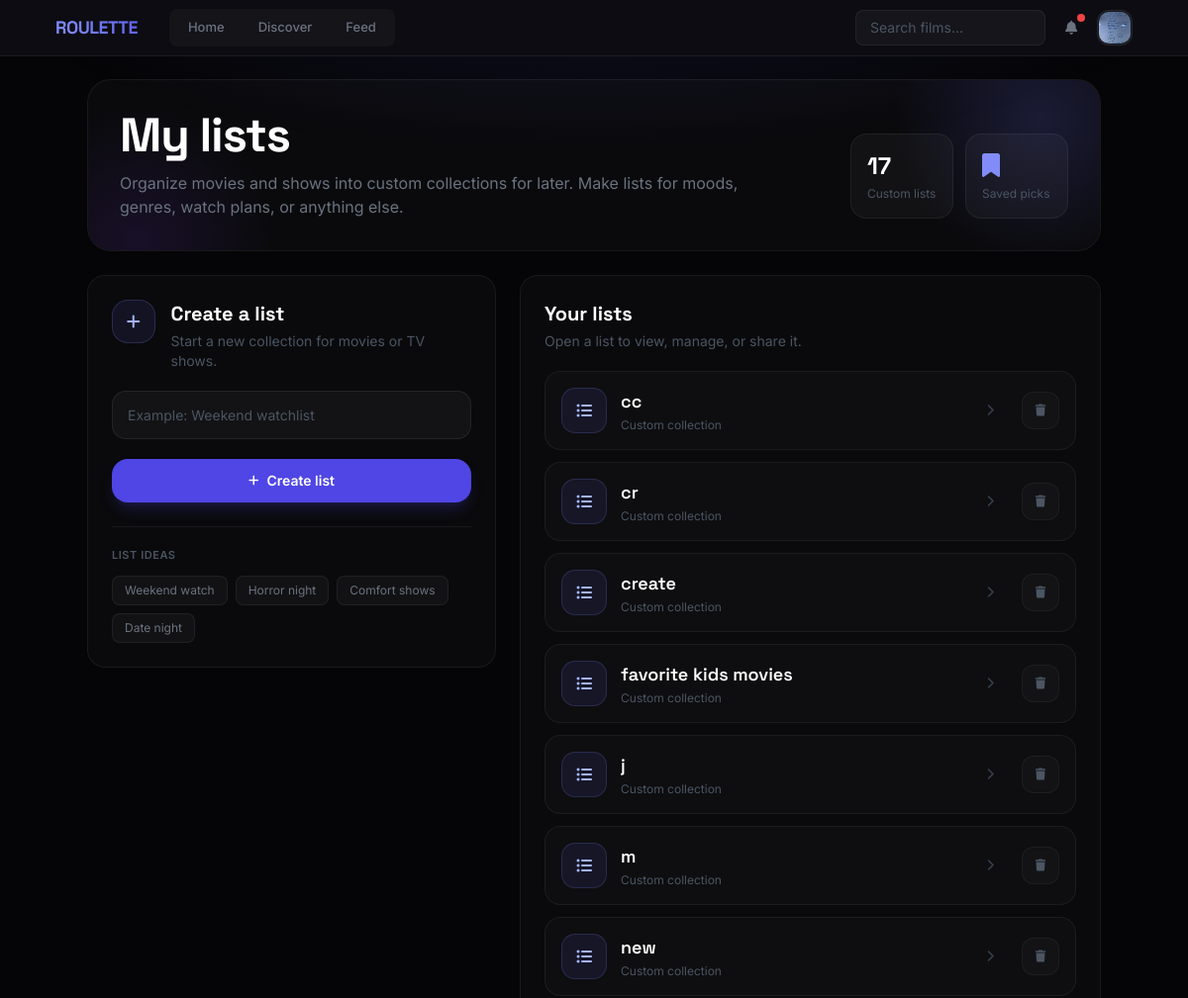
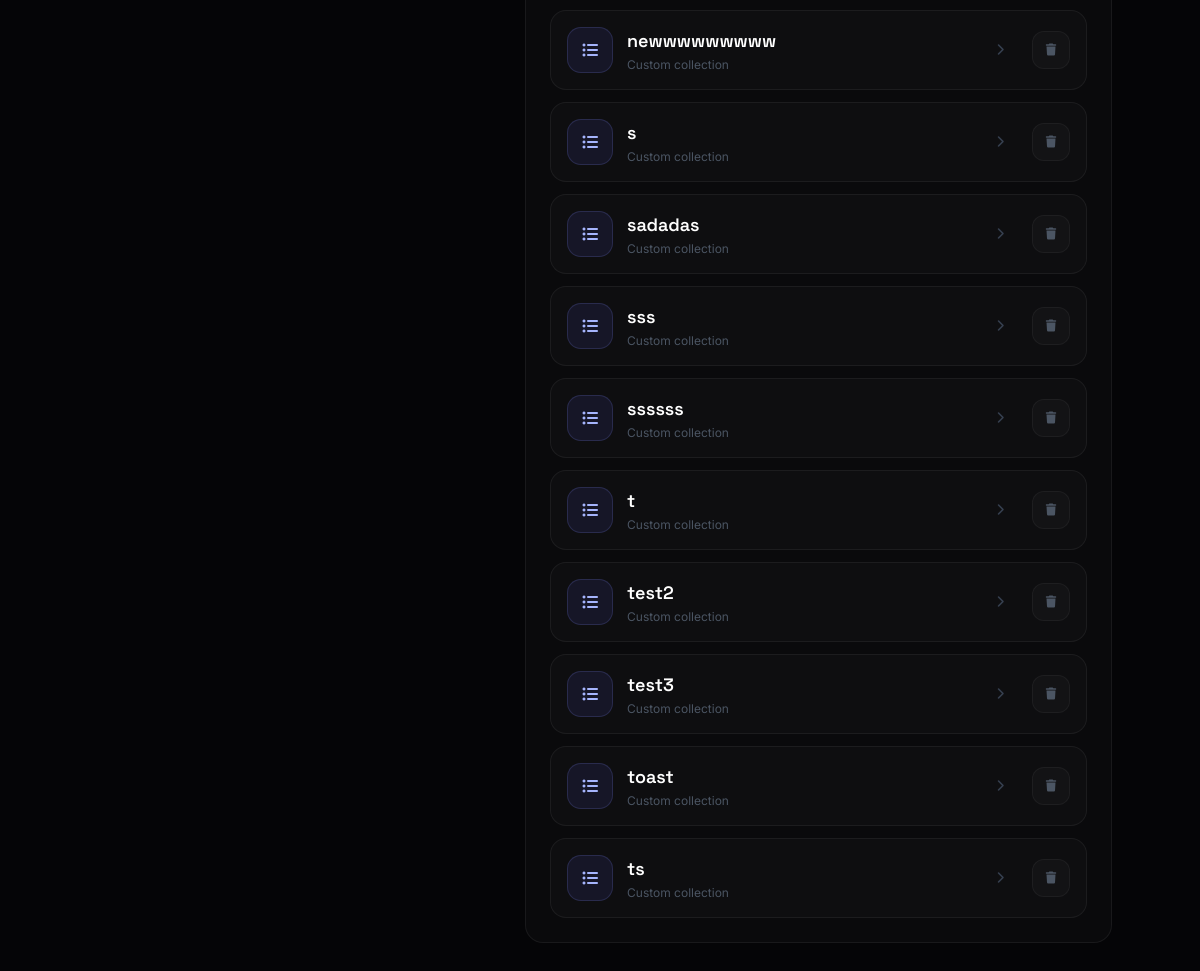
Screenshot of /lists/ (signed in) with the database file from the repository (2 pictures, top to bottom).
### users/models.py (models this page shows, shortened)
class Profile(models.Model):
    user = models.OneToOneField(settings.AUTH_USER_MODEL, on_delete=models.CASCADE)
    is_favorites_private = models.BooleanField(default=False)
    bio = models.TextField(max_length=500, blank=True)
    image = models.ImageField(default='default.jpg', upload_to='profile_pics')

### roulette/models.py (models this page shows, shortened)
class UserList(models.Model):
    user = models.ForeignKey(settings.AUTH_USER_MODEL, on_delete=models.CASCADE, related_name='custom_lists')
    name = models.CharField(max_length=100)
    description = models.TextField(blank=True, null=True, max_length=500, help_text="Optional: Describe your list.")
    is_public = models.BooleanField(default=True, help_text="Make this list viewable by others?")
    created_at = models.DateTimeField(auto_now_add=True)
    updated_at = models.DateTimeField(auto_now=True)
    class Meta:
        unique_together = ('user', 'name')
        ordering = ['name']

### roulette/views.py (the view)
# urls.py: path('lists/', views.list_all_lists_view, name='list_all'),        # Page to view/create lists
@login_required
def list_all_lists_view(request):
    user_lists = UserList.objects.filter(user=request.user)
    form = UserListForm()
    context = {
        'lists': user_lists,
        'form': form,
    }
    return render(request, 'roulette/list_all.html', context)

### roulette/context_processors.py (called while the page is built)
def unread_notifications_count(request):
    if request.user.is_authenticated:
        count = Notification.objects.filter(recipient=request.user, read=False).count()
        return {'unread_notifications_count': count}
    return {'unread_notifications_count': 0} # Return 0 if user is not logged in

### roulette/templates/roulette/list_all.html (shortened to what this page needs)
{% extends 'roulette/base.html' %}
{% block content %}
<div class="max-w-5xl mx-auto">
    <section class="list-hero p-6 md:p-8 mb-6">
        <div class="relative z-10 flex flex-col md:flex-row md:items-end md:justify-between gap-6">
            <div>
                <h1 class="font-display text-4xl md:text-5xl font-bold tracking-tight text-white mb-3">
                    My lists
                </h1>
                <p class="text-gray-500 text-sm md:text-base max-w-2xl leading-relaxed">
                    Organize movies and shows into custom collections for later. Make lists for moods, genres, watch plans, or anything else.
                </p>
            </div>
            <div class="grid grid-cols-2 gap-3 min-w-[220px]">
                <div class="rounded-2xl bg-white/[0.035] border border-white/[0.06] p-4">
                    <p class="font-display text-2xl font-bold text-white">{{ lists|length }}</p>
                    <p class="text-xs text-gray-600 mt-1">Custom list{{ lists|length|pluralize }}</p>
                </div>
                <div class="rounded-2xl bg-white/[0.035] border border-white/[0.06] p-4">
                    <p class="font-display text-2xl font-bold text-white">
                        <i class="fas fa-bookmark text-indigo-400"></i>
                    </p>
                    <p class="text-xs text-gray-600 mt-1">Saved picks</p>
                </div>
            </div>
        </div>
    </section>
    <div class="grid grid-cols-1 lg:grid-cols-[0.95fr_1.35fr] gap-6">
        <section class="create-panel p-5 md:p-6 h-fit">
            <div class="flex items-start gap-4 mb-5">
                <div class="w-11 h-11 rounded-2xl bg-indigo-500/10 border border-indigo-400/20 flex items-center justify-center text-indigo-300">
                    <i class="fas fa-plus"></i>
                </div>
                <div>
                    <h2 class="font-display text-xl font-bold text-white">Create a list</h2>
                    <p class="text-sm text-gray-600 mt-1">
                        Start a new collection for movies or TV shows.
                    </p>
                </div>
            </div>
            <form id="create-list-form" action="{% url 'roulette:list_create' %}" method="POST" class="space-y-3">
                <div>
                    {{ form.name }}
                </div>
                <button type="submit"
                        class="w-full inline-flex items-center justify-center gap-2 bg-indigo-600 hover:bg-indigo-500 text-white font-semibold py-3 px-5 rounded-2xl text-sm transition-all shadow-lg shadow-indigo-600/20 hover:shadow-indigo-500/30 hover:-translate-y-0.5 disabled:opacity-60 disabled:cursor-wait disabled:hover:translate-y-0">
                    <i class="fas fa-plus text-xs"></i>
                    Create list
                </button>
            </form>
            <div class="mt-6 pt-5 border-t border-white/[0.06]">
                <h3 class="text-[11px] text-gray-600 uppercase tracking-wider font-semibold mb-3">
                    List ideas
                </h3>
                <div class="flex flex-wrap gap-2">
                    <button type="button" class="list-suggestion px-3 py-1.5 rounded-lg bg-white/[0.035] border border-white/[0.06] text-xs text-gray-500 hover:text-gray-300 hover:bg-white/[0.05] transition-colors">
                        Weekend watch
                    </button>
                    <button type="button" class="list-suggestion px-3 py-1.5 rounded-lg bg-white/[0.035] border border-white/[0.06] text-xs text-gray-500 hover:text-gray-300 hover:bg-white/[0.05] transition-colors">
                        Horror night
                    </button>
                    <button type="button" class="list-suggestion px-3 py-1.5 rounded-lg bg-white/[0.035] border border-white/[0.06] text-xs text-gray-500 hover:text-gray-300 hover:bg-white/[0.05] transition-colors">
                        Comfort shows
                    </button>
                    <button type="button" class="list-suggestion px-3 py-1.5 rounded-lg bg-white/[0.035] border border-white/[0.06] text-xs text-gray-500 hover:text-gray-300 hover:bg-white/[0.05] transition-colors">
                        Date night
                    </button>
                </div>
            </div>
        </section>
        <section class="lists-panel p-5 md:p-6">
            <div class="flex flex-col sm:flex-row sm:items-center sm:justify-between gap-3 mb-5">
                <div>
                    <h2 class="font-display text-xl font-bold text-white">Your lists</h2>
                    <p class="text-sm text-gray-600 mt-1">
                        Open a list to view, manage, or share it.
                    </p>
                </div>
            </div>
            <div id="user-lists-container" class="space-y-3">
                {% for list in lists %}
                    <div class="user-list-item" data-list-id="{{ list.id }}">
                        <a href="{% url 'roulette:list_detail' list_id=list.id %}" class="list-icon-box">
                            <i class="fas fa-list-ul"></i>
                        </a>
                        <a href="{% url 'roulette:list_detail' list_id=list.id %}" class="min-w-0 flex-1 list-name group">
                            <span class="block font-display text-lg font-semibold text-white truncate group-hover:text-indigo-300 transition-colors">
                                {{ list.name }}
                            </span>
                            <span class="block text-xs text-gray-600 mt-0.5">
                                Custom collection
                            </span>
                        </a>
                        <a href="{% url 'roulette:list_detail' list_id=list.id %}"
                           class="hidden sm:flex w-9 h-9 rounded-xl items-center justify-center text-gray-700 hover:text-indigo-300 hover:bg-indigo-500/10 transition-colors"
                           title="Open list">
                            <i class="fas fa-chevron-right text-xs"></i>
                        </a>
                        <button type="button"
                                class="delete-list-btn"
                                data-list-id="{{ list.id }}"
                                data-list-name="{{ list.name|escapejs }}"
                                data-delete-url="{% url 'roulette:list_delete' list_id=list.id %}"
                                title="Delete list">
                            <i class="fas fa-trash text-xs"></i>
                        </button>
                    </div>
                {% endfor %}
            </div>
        </section>
    </div>
</div>
{% endblock %}

### roulette/templates/roulette/base.html (shortened to what this page needs)
<!DOCTYPE html>
<html lang="en">
<head>
    <script src="https://cdn.tailwindcss.com"></script>
    <link rel="stylesheet" href="https://cdnjs.cloudflare.com/ajax/libs/font-awesome/6.5.1/css/all.min.css">
</head>
<body class="min-h-screen flex flex-col relative">
    <nav class="fixed top-0 left-0 right-0 z-50 bg-[#0c0c12] border-b border-white/[0.06]">
        <div class="max-w-6xl mx-auto px-4 sm:px-6 lg:px-8">
            <div class="flex items-center justify-between h-14">
                <div class="flex items-center gap-8">
                    <a href="{% url 'roulette:roulette_view' %}" class="font-display font-bold text-lg tracking-tight">
                        <span class="bg-gradient-to-r from-indigo-400 to-indigo-500 bg-clip-text text-transparent">ROULETTE</span>
                    </a>
                    <div class="hidden md:flex nav-pill-group">
    <a href="{% url 'roulette:roulette_view' %}"
       class="nav-pill {% if request.path == '/' or request.path == '/home/' %}nav-pill-active{% endif %}">Home</a>
    <a href="{% url 'roulette:discover' %}"
       class="nav-pill {% if '/discover/' in request.path %}nav-pill-active{% endif %}">Discover</a>
       <a href="{% url 'roulette:feed' %}"
       class="nav-pill {% if '/feed/' in request.path %}nav-pill-active{% endif %}">Feed</a>
</div>
                </div>
                <div class="hidden md:flex items-center gap-2">
                    <form action="{% url 'roulette:search_results' %}" method="GET">
                        <input type="text" name="q" placeholder="Search films..."
                               class="w-48 bg-white/[0.04] border border-white/[0.06] rounded-lg py-[7px] pl-3.5 pr-9 text-sm text-white placeholder-gray-600 focus:outline-none focus:border-indigo-500/40 focus:bg-white/[0.06] transition-all">
                    </form>
                    {% if user.is_authenticated %}
                        <a href="{% url 'roulette:notifications' %}" id="navbar-notifications-link"
                           class="relative w-9 h-9 flex items-center justify-center rounded-lg text-gray-500 hover:text-gray-300 hover:bg-white/[0.05] transition-all">
                            <i class="fas fa-bell text-sm"></i>
                            <span id="navbar-unread-count" class="absolute top-1 right-1 w-2 h-2 rounded-full bg-red-500 {% if unread_notifications_count == 0 %}hidden{% endif %}"></span>
                        </a>
                        <div class="relative dropdown">
                            <button id="user-menu-button" type="button"
                                class="w-9 h-9 rounded-xl bg-white/[0.04] border border-white/[0.08] p-[1px] flex items-center justify-center text-xs font-semibold text-white cursor-pointer hover:border-indigo-400/40 hover:bg-white/[0.06] transition-all overflow-hidden"
                                aria-expanded="false" aria-haspopup="true">
                            {% if user.profile.image and user.profile.image.url != '/media/default.jpg' %}
                                <img src="{{ user.profile.image.url }}" class="w-full h-full rounded-[10px] object-cover" alt="">
                            {% else %}
                                {{ user.username|first|upper }}
                            {% endif %}
                        </button>
                        </div>
                    {% else %}
                        <a href="{% url 'users:login' %}" class="px-3 py-1.5 rounded-lg text-sm text-gray-400 hover:text-white transition-colors">Log in</a>
                        <a href="{% url 'users:signup' %}" class="px-4 py-1.5 rounded-lg text-sm font-semibold text-white bg-indigo-600 hover:bg-indigo-500 transition-colors">Sign up</a>
                    {% endif %}
                </div>
            </div>
        </div>
    </nav>
    <main class="flex-1 w-full max-w-7xl mx-auto px-4 sm:px-6 lg:px-8 pt-20 pb-16 relative z-10">
        {% block content %}{% endblock %}
    </main>
</body>
</html>

### rows the page displays
UserList: name "cc"
UserList: name "cr"
UserList: name "create"
UserList: name "favorite kids movies"
UserList: name "j"
UserList: name "m"
UserList: name "new"
UserList: name "newwwwwwwww"
UserList: name "s"
UserList: name "sadadas"
UserList: name "sss"
UserList: name "ssssss"
UserList: name "t"
UserList: name "test2"
UserList: name "test3"
UserList: name "toast"
UserList: name "ts"

### other values shown
{{ lists|length }} "17"
